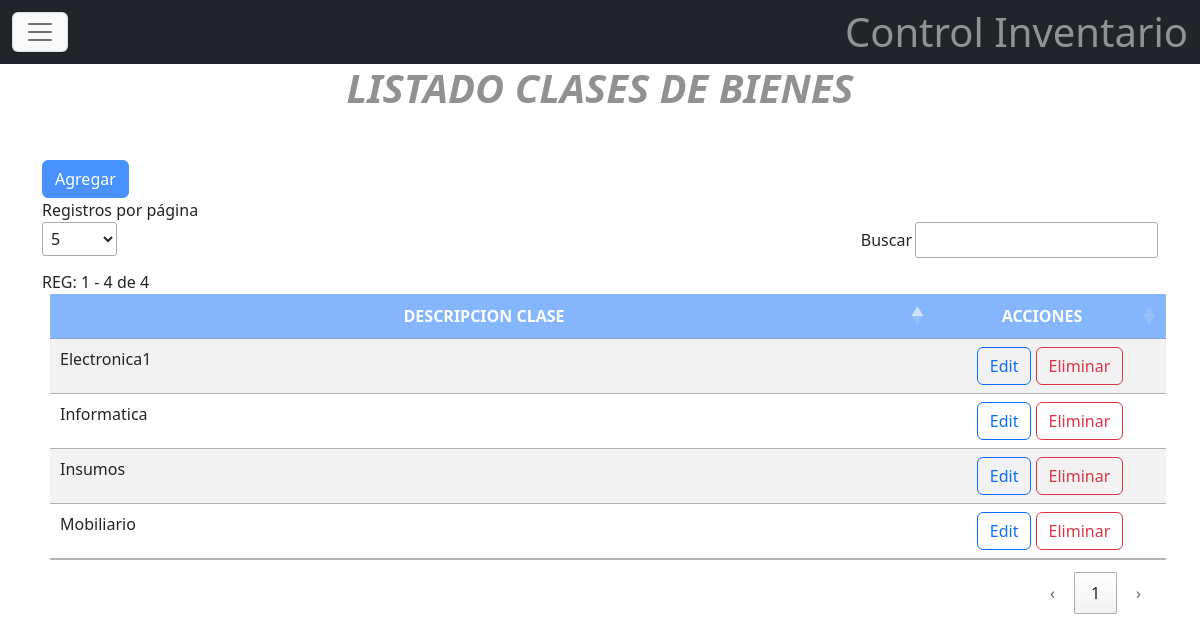
The app's page /clase/ (signed in) with its own data.
### apps/clase/models.py (models this page shows, shortened)
class Clase(models.Model):
    id_clase=models.AutoField(primary_key=True)
    dsc_clase=models.CharField(max_length=30, unique=True)
    fch_user=models.DateTimeField(auto_now=True)
    user_clase=models.ForeignKey(User, on_delete=models.RESTRICT, default=None)
    slug=models.SlugField(max_length=200, null=True,blank=True)
    class Meta:
        verbose_name='Clase'
        verbose_name_plural='Clases'
        ordering =['dsc_clase']

### apps/clase/views.py (the view, shortened to what this page needs)
# urls.py: path('', ListClase.as_view(), name='list_clases'),
class ListClase(LoginRequiredMixin, PermissionRequiredMixin,SuccessMessageMixin,ListView):
        model=Clase
        template_name='clases.html'
        context_object_name='clases'
        permission_required = "clase.view_clase"

### apps/clase/templates/clases.html (shortened to what this page needs)
{% extends 'base.html' %}
{% load static %}
{% block contenido %}
<div class="container">
    <div class="m-3">
          <div class="text-center dropup-center display-6 fw-bold opacity-50 fst-italic">LISTADO CLASES DE BIENES</div>
    </div>
  <div class="mt-4">
    <button onclick="modal_data('{% url 'add_clase' %}')" class="btn btn-block btn-primary opacity-75 btn-xs">Agregar</button>
  </div>
 <div class="div_separador">
    Registros por página
 </div>
  <table id="clases" class="table table-striped dt-responsive nowrap m-2  " style="width:100%" >
  <thead>
      <tr class="bg-primary text-white opacity-50" >
          <th scope="col">DESCRIPCION CLASE</th>
          <th scope="col">ACCIONES</th>
      </tr>
  </thead>
  <tbody>
    {% for mrc in clases %}
      <tr>
        <td>{{ mrc.dsc_clase }}</td>
          <td>
            <button onclick="modal_data('{% url 'edit_clase' mrc.slug %}')"  class="btn btn-outline-primary">Edit</button>
              <button onclick="modal_data('{% url 'del_clase' mrc.slug %}')"  class="btn btn-outline-danger">Eliminar</button>
          </td>
      </tr>
    {% endfor %}
  </tbody>
</table>
</div>
{% endblock %}

### records on screen
Clase: dsc_clase "Electronica1"
Clase: dsc_clase "Informatica"
Clase: dsc_clase "Insumos"
Clase: dsc_clase "Mobiliario"
